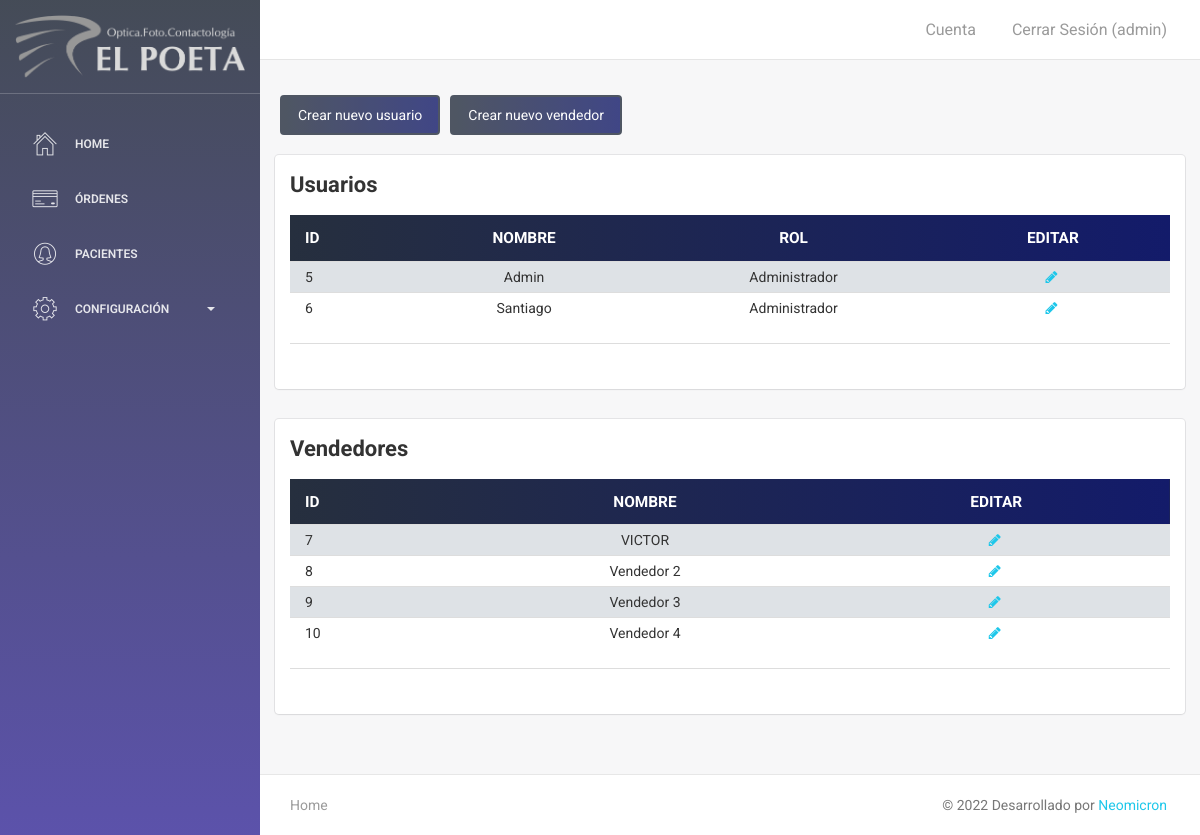
The page /usuarios.php (signed in) on the database as committed earlier.
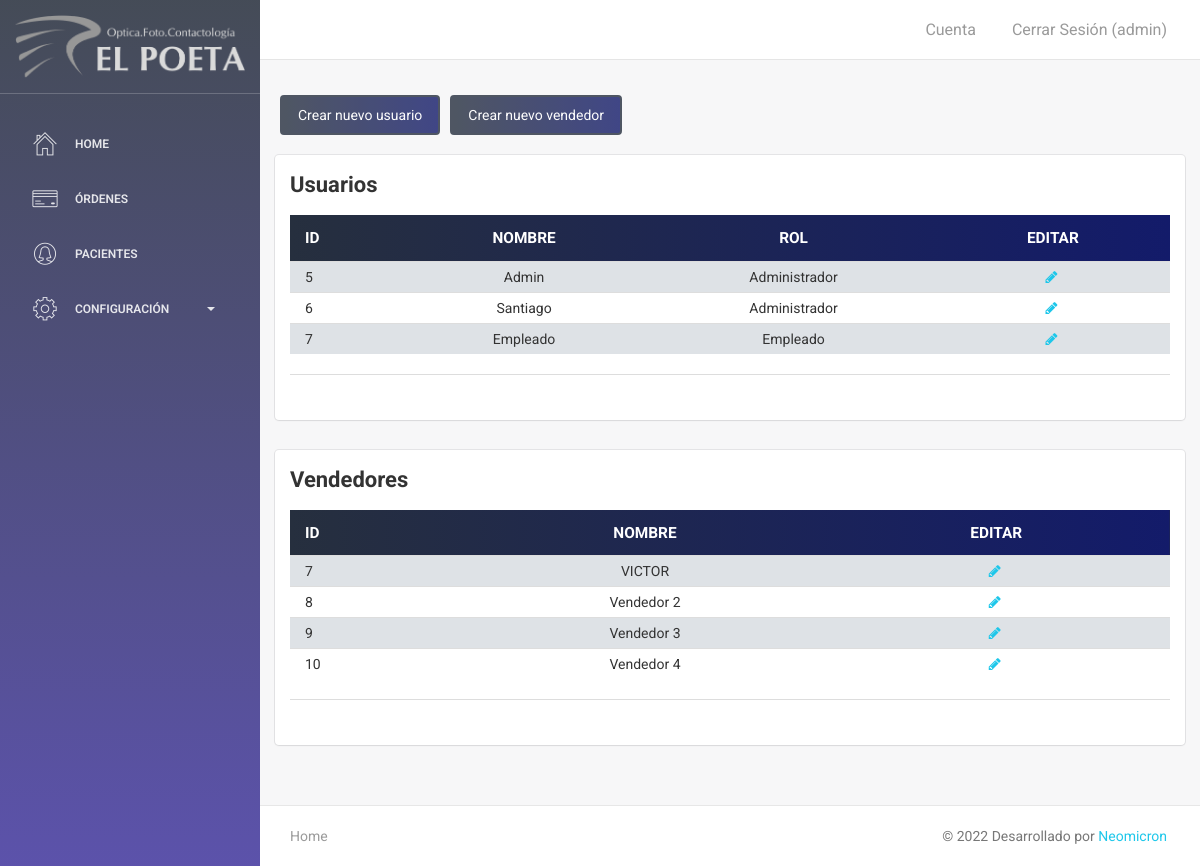
The same page on the database as committed later.
### tables this page shows
CREATE TABLE `usuarios` (
  `id_usuario` int(11) NOT NULL,
  `nombre` varchar(50) NOT NULL DEFAULT '0',
  `rol` int(11) NOT NULL DEFAULT 0,
  `password` varchar(300) NOT NULL DEFAULT '0'
);

CREATE TABLE `vendedores` (
  `id_vendedor` int(11) NOT NULL,
  `nombre` varchar(50) NOT NULL DEFAULT '0',
  `password` varchar(300) NOT NULL DEFAULT '0'
);

### usuarios.php (called while the page is built, shortened)
<?php
require 'config/conexion.php';
require_once 'consultas/roles.php';
require_once 'consultas/usuarios.php';
require_once 'consultas/vendedores.php';
require 'views/usuarios.view.php';
?>

### consultas/usuarios.php (called while the page is built, shortened)
<?php
$query = $con->prepare ('SELECT * FROM usuarios');
	$query->execute();
$usuarios = $query->fetchAll();
?>

### consultas/roles.php (called while the page is built, shortened)
<?php
	function roles($rol){
		switch ($rol){
			case 1: $rol = "Administrador"; break;
			case 2: $rol = "Empleado"; break;
		}
		return $rol;
	}
 ?>

### consultas/vendedores.php (called while the page is built)
<?php
$query = $con->prepare ('SELECT * FROM vendedores');
	$query->execute();
$vendedores = $query->fetchAll();
?>

### views/usuarios.view.php (the view, shortened to what this page needs)
<?php require 'views/header.php' ?>
<div class="wrapper">
    <?php include 'views/sidebar.php' ?>
    <?php include 'views/navbar.php' ?>
        <div class="content">
            <div class="container-fluid">
                <div class="row mb-4 d-flex">
                    <a class="btn btn-primary m-2" data-toggle="modal" data-target="#modal_add_user">Crear nuevo usuario</a>
                    <a class="btn btn-primary m-2" data-toggle="modal" data-target="#modal_add_vendedor">Crear nuevo vendedor</a>
                </div>
                <div class="row">
                    <div class="col-12">
                        <div class="card">
                            <div class="header">
                                <h4 class="title"><strong>Usuarios</strong></h4>
                            </div>
                            <div class="content">
                                <table style="width:100%; border-radius: 6px" class="display table table-striped table-sm" id="tabla_productos">
                                    <thead class="tabla-thead white-text">
                                        <th class="sorting">ID</th>
                                        <th class="text-center sorting">Nombre</th>
                                        <th class="text-center sorting">Rol</th>
                                        <th class="text-center sorting">Editar</th>
                                    </thead>
                                    <tbody>
                                        <?php foreach ($usuarios as $usuario): ?>
                                            <tr>
                                                <td><?php echo $usuario['id_usuario'] ?></td>
                                                <td class="text-center"><?php echo $usuario['nombre'] ?></td>
                                                <td class="text-center"><?php echo roles($usuario['rol']) ?></td>
                                                <td class="text-center"><a href="editar_usuario.php?id=<?php echo $usuario['id_usuario'] ?>"><i class="fa fa-pencil"></i></a></td>
                                            </tr>
                                        <?php endforeach ?>
                                    </tbody>
                                </table>
                                <div class="footer">
                                    <hr>
                                </div>
                            </div>
                        </div>
                    </div>
                </div>
                <div class="row">
                    <div class="col-12">
                        <div class="card">
                            <div class="header">
                                <h4 class="title"><strong>Vendedores</strong></h4>
                            </div>
                            <div class="content">
                                <table style="width:100%; border-radius: 6px" class="display table table-striped table-sm" id="tabla_productos">
                                    <thead class="tabla-thead white-text">
                                        <th class="sorting">ID</th>
                                        <th class="text-center sorting">Nombre</th>
                                        <th class="text-center sorting">Editar</th>
                                    </thead>
                                    <tbody>
                                        <?php foreach ($vendedores as $vendedor): ?>
                                            <tr>
                                                <td><?php echo $vendedor['id_vendedor'] ?></td>
                                                <td class="text-center"><?php echo $vendedor['nombre'] ?></td>
                                                <td class="text-center"><a href="editar_vendedor.php?id=<?php echo $vendedor['id_vendedor'] ?>"><i class="fa fa-pencil"></i></a></td>
                                            </tr>
                                        <?php endforeach ?>
                                    </tbody>
                                </table>
                                <div class="footer">
                                    <hr>
                                </div>
                            </div>
                        </div>
                    </div>
                </div>
            </div>
        </div>
<?php include 'views/footer.php' ?>
<?php include 'scripts/usuarios.php' ?>

Rows that differ between the two databases and show on the page:
added usuarios: id_usuario "7", nombre "Empleado", rol "Empleado"
